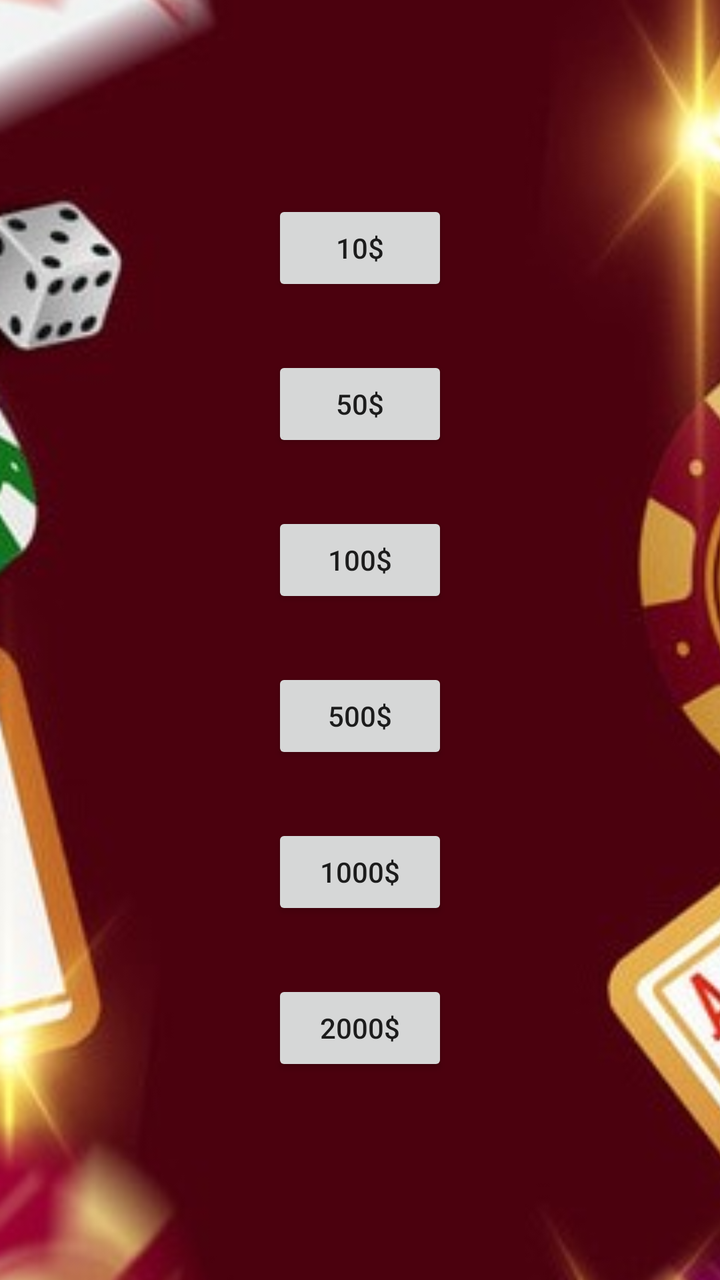
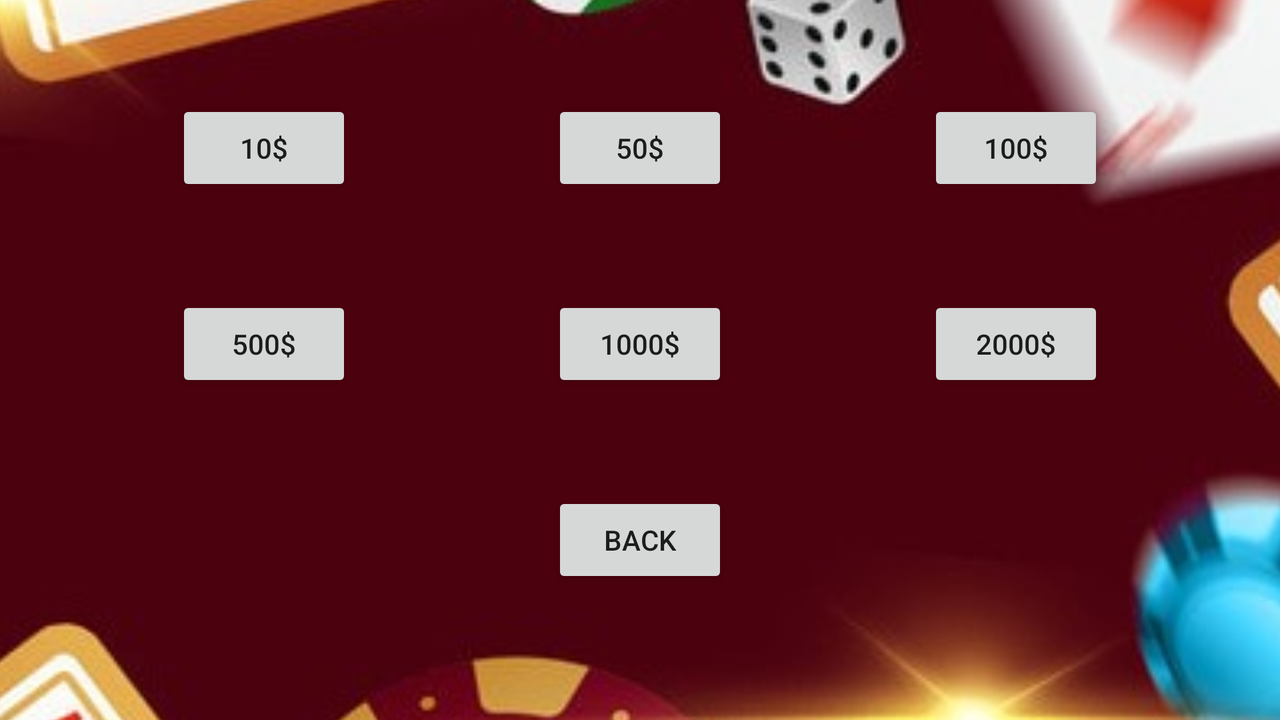

Two renders of one Android screen. The first uses the default layout on a phone; the second uses the alternative layout the repository ships for a different screen configuration, on a matching device. The two XML files are below.
<!-- AndroidManifest.xml: application theme AppTheme -->
<!-- res/layout/fragment_get_cash.xml -->
<?xml version="1.0" encoding="utf-8"?>
<androidx.constraintlayout.widget.ConstraintLayout xmlns:android="http://schemas.android.com/apk/res/android"
    xmlns:app="http://schemas.android.com/apk/res-auto"
    xmlns:tools="http://schemas.android.com/tools"
    android:layout_width="match_parent"
    android:layout_height="match_parent"
    android:orientation="vertical"
    tools:context="com.example.blackjack.startup.GetCashFragment">


    <ImageView
        android:id="@+id/background"
        android:layout_width="409dp"
        android:layout_height="844dp"
        android:contentDescription="@string/get_cash_background"
        android:src="@drawable/get_cash_background"
        app:layout_constraintBottom_toBottomOf="parent"
        app:layout_constraintEnd_toEndOf="parent"
        app:layout_constraintStart_toStartOf="parent"
        app:layout_constraintTop_toTopOf="parent" />

    <Button
        android:id="@+id/getCash10"
        android:layout_width="wrap_content"
        android:layout_height="wrap_content"
        android:layout_marginTop="100dp"
        android:text="@string/cash_10"
        app:layout_constraintEnd_toEndOf="parent"
        app:layout_constraintStart_toStartOf="parent"
        app:layout_constraintTop_toTopOf="parent" />

    <Button
        android:id="@+id/getCash50"
        android:layout_width="wrap_content"
        android:layout_height="wrap_content"
        android:layout_marginTop="30dp"
        android:text="@string/cash_50"
        app:layout_constraintEnd_toEndOf="parent"
        app:layout_constraintStart_toStartOf="parent"
        app:layout_constraintTop_toBottomOf="@+id/getCash10" />

    <Button
        android:id="@+id/getCash100"
        android:layout_width="wrap_content"
        android:layout_height="wrap_content"
        android:layout_marginTop="30dp"
        android:text="@string/cash_100"
        app:layout_constraintEnd_toEndOf="parent"
        app:layout_constraintStart_toStartOf="parent"
        app:layout_constraintTop_toBottomOf="@+id/getCash50" />

    <Button
        android:id="@+id/getCash500"
        android:layout_width="wrap_content"
        android:layout_height="wrap_content"
        android:layout_marginTop="30dp"
        android:text="@string/cash_500"
        app:layout_constraintEnd_toEndOf="parent"
        app:layout_constraintStart_toStartOf="parent"
        app:layout_constraintTop_toBottomOf="@+id/getCash100" />

    <Button
        android:id="@+id/getCash1000"
        android:layout_width="88dp"
        android:layout_height="wrap_content"
        android:layout_marginTop="30dp"
        android:text="@string/cash_1000"
        app:layout_constraintEnd_toEndOf="parent"
        app:layout_constraintStart_toStartOf="parent"
        app:layout_constraintTop_toBottomOf="@+id/getCash500" />

    <Button
        android:id="@+id/getCash2000"
        android:layout_width="wrap_content"
        android:layout_height="wrap_content"
        android:layout_marginTop="30dp"
        android:text="@string/cash_2000"
        app:layout_constraintEnd_toEndOf="parent"
        app:layout_constraintStart_toStartOf="parent"
        app:layout_constraintTop_toBottomOf="@+id/getCash1000" />

    <Button
        android:id="@+id/backButton"
        android:layout_width="wrap_content"
        android:layout_height="wrap_content"
        android:layout_marginTop="100dp"
        android:text="@string/back"
        app:layout_constraintEnd_toEndOf="parent"
        app:layout_constraintStart_toStartOf="parent"
        app:layout_constraintTop_toBottomOf="@+id/getCash2000" />

</androidx.constraintlayout.widget.ConstraintLayout>
<!-- resources referenced by this layout -->
<resources>
  <!-- drawable get_cash_background: jpg bitmap (drawable, 47105 bytes) -->
  <string name="back">Back</string>
  <string name="cash_10">10$</string>
  <string name="cash_100">100$</string>
  <string name="cash_1000">1000$</string>
  <string name="cash_2000">2000$</string>
  <string name="cash_50">50$</string>
  <string name="cash_500">500$</string>
  <string name="get_cash_background">get_cash_background</string>
  <style name="AppTheme" parent="Theme.AppCompat.Light.DarkActionBar">
          
          <item name="colorPrimary">@color/colorPrimary</item>
          <item name="colorPrimaryDark">@color/colorPrimaryDark</item>
          <item name="colorAccent">@color/colorAccent</item>
          <item name="android:windowTranslucentStatus">true</item>
          <item name="android:statusBarColor">@android:color/transparent</item>
          <item name="windowActionBar">false</item>
          <item name="windowNoTitle">true</item>
          <item name="android:windowFullscreen">true</item>
      </style>
</resources>
<!-- res/layout-land/fragment_get_cash.xml (the author's variant of the layout above) -->
<!-- drawn on the phone turned sideways -->
<?xml version="1.0" encoding="utf-8"?>
<androidx.constraintlayout.widget.ConstraintLayout xmlns:android="http://schemas.android.com/apk/res/android"
    xmlns:app="http://schemas.android.com/apk/res-auto"
    xmlns:tools="http://schemas.android.com/tools"
    android:layout_width="match_parent"
    android:layout_height="match_parent"
    android:orientation="horizontal"
    tools:context="com.example.blackjack.startup.GetCashFragment">


    <ImageView
        android:id="@+id/background"
        android:layout_width="844dp"
        android:layout_height="match_parent"
        android:layout_weight="1"
        android:contentDescription="@string/get_cash_background"
        android:rotation="90"
        android:scaleType="fitCenter"
        android:scaleX="2.5"
        android:scaleY="2.5"
        android:src="@drawable/get_cash_background"
        app:layout_constraintBottom_toBottomOf="parent"
        app:layout_constraintEnd_toEndOf="parent"
        app:layout_constraintHorizontal_bias="1.0"
        app:layout_constraintStart_toStartOf="parent"
        app:layout_constraintTop_toTopOf="parent"
        app:layout_constraintVertical_bias="0.0" />

    <Button
        android:id="@+id/getCash10"
        android:layout_width="wrap_content"
        android:layout_height="wrap_content"
        android:layout_marginTop="50dp"
        android:layout_marginEnd="100dp"
        android:text="@string/cash_10"
        app:layout_constraintEnd_toStartOf="@+id/getCash50"
        app:layout_constraintTop_toTopOf="parent" />

    <Button
        android:id="@+id/getCash50"
        android:layout_width="wrap_content"
        android:layout_height="wrap_content"
        android:layout_marginTop="50dp"
        android:text="@string/cash_50"
        app:layout_constraintEnd_toEndOf="parent"
        app:layout_constraintStart_toStartOf="parent"
        app:layout_constraintTop_toTopOf="parent" />

    <Button
        android:id="@+id/getCash100"
        android:layout_width="wrap_content"
        android:layout_height="wrap_content"
        android:layout_marginStart="100dp"
        android:layout_marginTop="50dp"
        android:text="@string/cash_100"
        app:layout_constraintStart_toEndOf="@+id/getCash50"
        app:layout_constraintTop_toTopOf="parent" />

    <Button
        android:id="@+id/getCash500"
        android:layout_width="wrap_content"
        android:layout_height="wrap_content"
        android:layout_marginTop="50dp"
        android:layout_marginEnd="100dp"
        android:text="@string/cash_500"
        app:layout_constraintEnd_toStartOf="@+id/getCash1000"
        app:layout_constraintTop_toBottomOf="@+id/getCash10" />

    <Button
        android:id="@+id/getCash1000"
        android:layout_width="wrap_content"
        android:layout_height="wrap_content"
        android:layout_marginTop="50dp"
        android:text="@string/cash_1000"
        app:layout_constraintEnd_toEndOf="parent"
        app:layout_constraintStart_toStartOf="parent"
        app:layout_constraintTop_toBottomOf="@+id/getCash50" />

    <Button
        android:id="@+id/getCash2000"
        android:layout_width="wrap_content"
        android:layout_height="wrap_content"
        android:layout_marginStart="100dp"
        android:layout_marginTop="50dp"
        android:text="@string/cash_2000"
        app:layout_constraintStart_toEndOf="@+id/getCash1000"
        app:layout_constraintTop_toBottomOf="@+id/getCash100" />

    <Button
        android:id="@+id/backButton"
        android:layout_width="wrap_content"
        android:layout_height="wrap_content"
        android:layout_marginStart="100dp"
        android:layout_marginTop="50dp"
        android:layout_marginEnd="100dp"
        android:text="@string/back"
        app:layout_constraintEnd_toStartOf="@+id/getCash2000"
        app:layout_constraintStart_toEndOf="@+id/getCash500"
        app:layout_constraintTop_toBottomOf="@+id/getCash1000" />

</androidx.constraintlayout.widget.ConstraintLayout>
